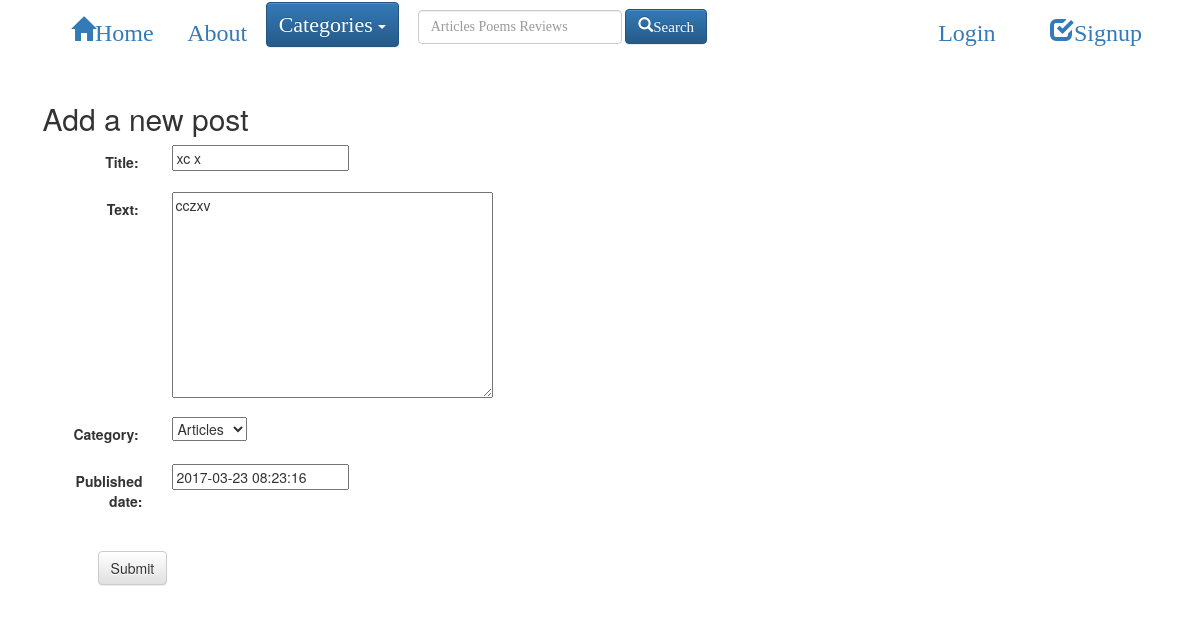
Screenshot of /post/6/edit/ with the database file from the repository.
### blog/models.py (models this page shows, shortened)
class Post(models.Model):
    author = models.ForeignKey('auth.User')
    title = models.CharField(max_length=200)
    text = models.TextField()
    created_date = models.DateTimeField(
            default=timezone.now)
    published_date = models.DateTimeField(blank=True, null=True, default=None)
    category = models.ForeignKey('blog.Category', related_name='posts')

### blog/views.py (the view)
# urls.py: url(r'^post/(?P<pk>\d+)/edit/$', views.post_edit, name='post_edit'),
def post_edit(request, pk):
    post = get_object_or_404(Post, pk=pk)
    categories = Category.objects.all
    if request.method == "POST":
        form = PostForm(request.POST, instance=post)
        if form.is_valid():
            post = form.save(commit=False)
            post.author = request.user
            post.published_date = timezone.now()
            post.save()
            return redirect('post_detail', pk=pk)
    else:
        form = PostForm(instance=post)
    context = {
        'form': form,
        'categories': categories
    }
    return render(request, 'blog/post_edit.html', context)

### blog/forms.py
class PostForm(forms.ModelForm):
    class Meta:
        model = Post #will follow the Post Model
        fields = ( 'title' ,'text', 'category','published_date') #'publish', 'drafts')

### blog/models.py (called while the page is built)
    def __str__(self):
        return self.category_type

### blog/templates/blog/post_edit.html (shortened to what this page needs)
{% extends 'blog/base.html' %}
{% block content %}
    <h2 class="newpost">Add a new post</h2>
		<form method="post" class="form-horizontal" action="" enctype="multipart/form-data">{% csrf_token %}
    {%include 'blog/form-template.html'%}
        <div class="form-group">
                &nbsp; &nbsp; &nbsp; &nbsp; &nbsp; &nbsp; &nbsp;&nbsp; &nbsp; &nbsp;<button type="submit"   class="save btn btn-default">Submit</button >
            </div>
    </form>
{% endblock %}

### blog/templates/blog/form-template.html (shortened to what this page needs)
{%for field in form%}
    <div class="form-group">
        <label class="control-label col-sm-2">{{field.label_tag}}&nbsp;</label>
        <div class="col-sm-10">{{field}}</div>
    </div>
{%endfor%}

### blog/static/css/blog.css (style rules this page uses)
body { padding-left: 25px; }

### rows the page displays
Post: form "xc x" "cczxv" "Articles" "2017-03-23 08:23:16"

### other values shown
{{ field.label_tag }} "Title:" "Text:" "Category:" "Published date:"
